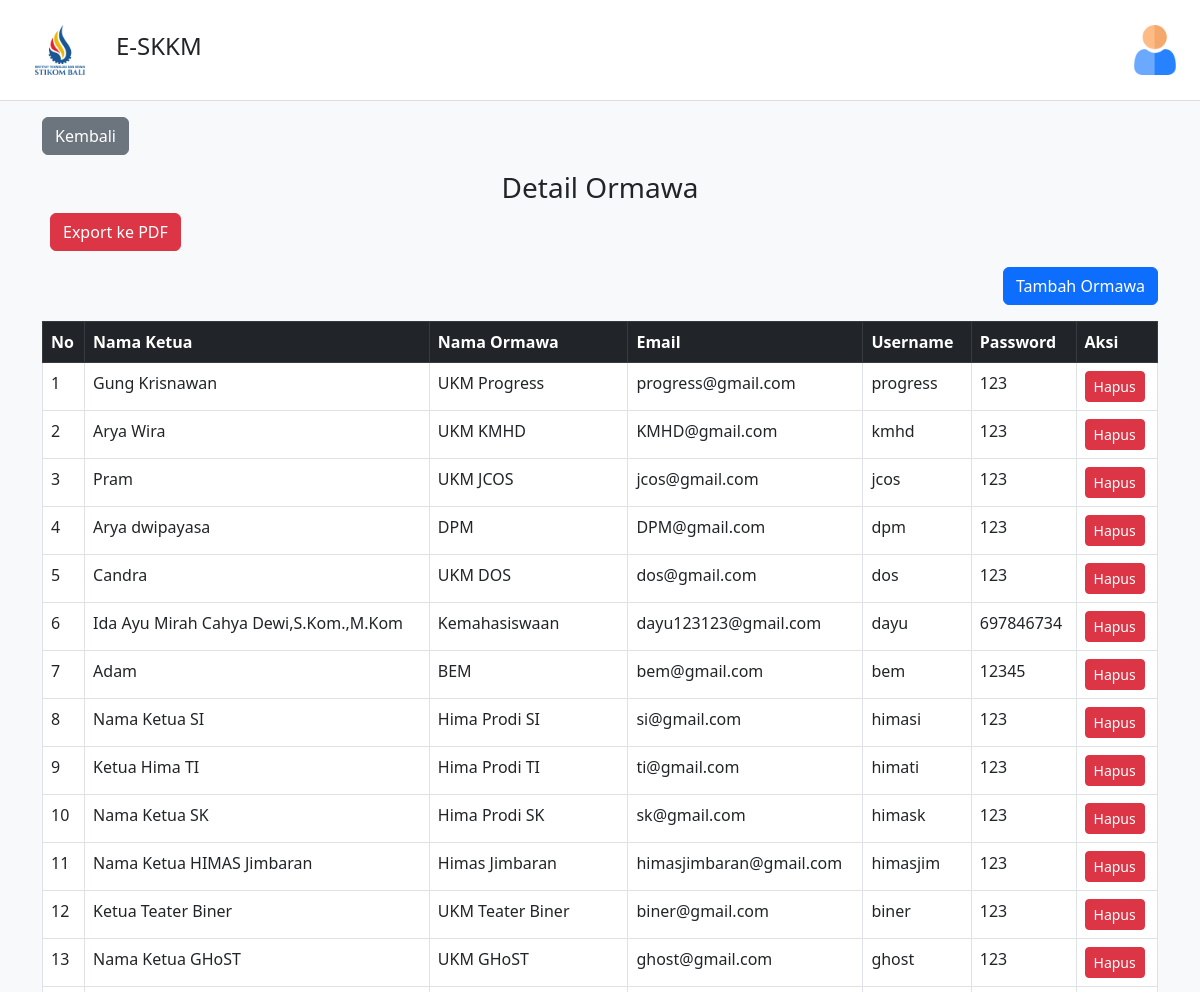
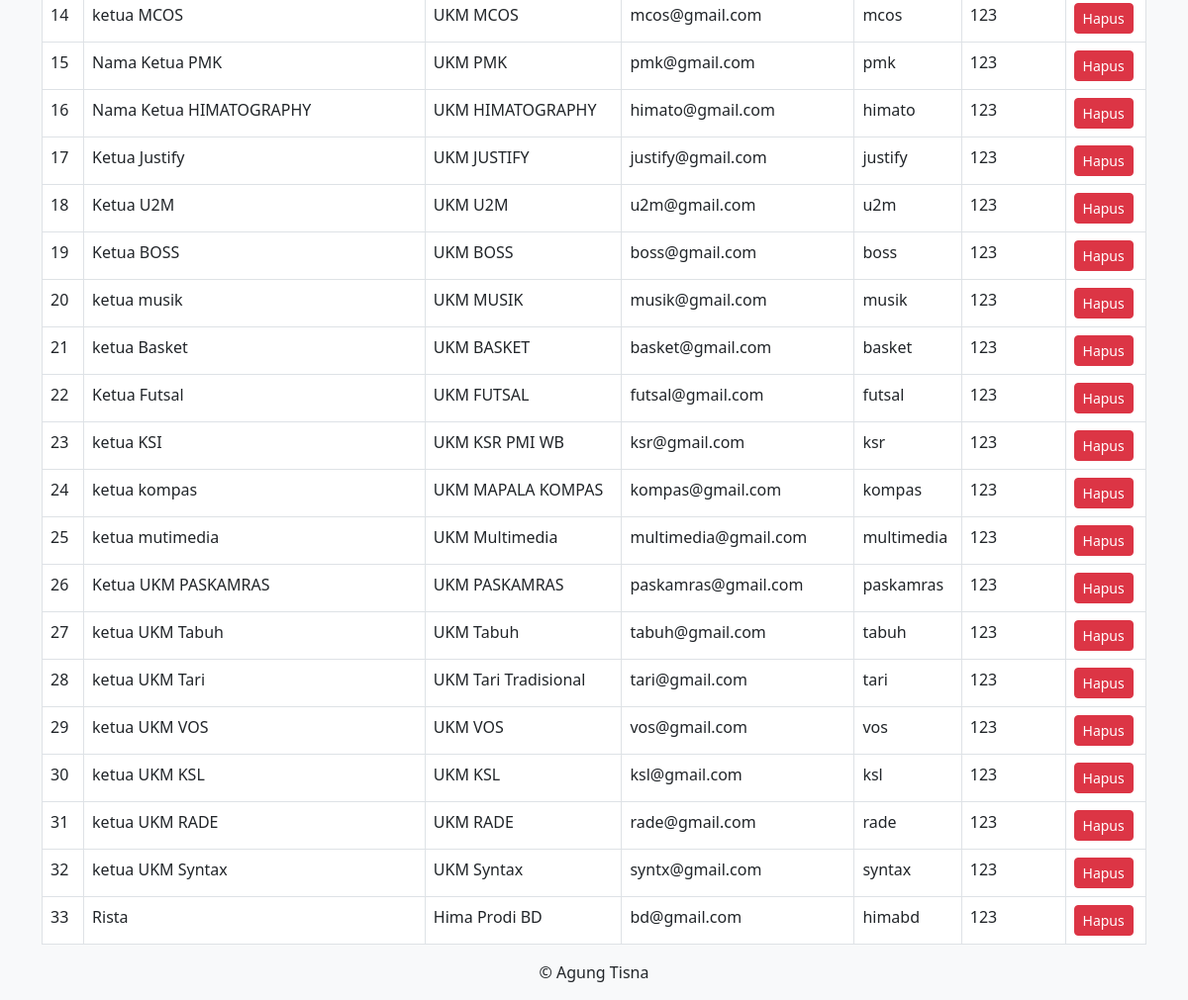
The app's page /admin/detail_ormawa.php with its own data (2 pictures, top to bottom).
### tables this page shows
CREATE TABLE `user_detail_ormawa` (
  `id_ormawa` int(10) NOT NULL,
  `id_user` int(10) NOT NULL,
  `nama_ormawa` varchar(100) NOT NULL
);

CREATE TABLE `user` (
  `id_user` int(10) NOT NULL,
  `nama` varchar(50) NOT NULL,
  `email` varchar(50) NOT NULL,
  `username` varchar(15) NOT NULL,
  `password` varchar(50) NOT NULL,
  `role` enum('Mahasiswa','BEM','Kemahasiswaan','Administrator','Ormawa') NOT NULL
);

### admin/detail_ormawa.php (the view, shortened to what this page needs)
<?php
include "../koneksi.php";
$sql = "SELECT u.id_user, u.nama AS nama_ketua, o.nama_ormawa, u.email, u.username, u.password
        FROM user u
        JOIN user_detail_ormawa o ON u.id_user = o.id_user";
$result = $conn->query($sql);
?>
<!DOCTYPE html>
<html lang="id">
<head>
    <link rel="stylesheet" href="https://cdn.jsdelivr.net/npm/bootstrap@5.3.0/dist/css/bootstrap.min.css">
</head>
<body>
<nav class="navbar d-flex justify-content-between">
    <div class="d-flex align-items-center">
        <div class="logo-box"><img height="50" src="../asset/img/itb.png" width="50"/></div>
        <h4 class="ms-3">E-SKKM</h4>
    </div>
    <div class="position-relative">
        <div class="profile-icon" id="profileIcon"><img src="../asset/img/profile.png" height="50"/></div>
    </div>
</nav>
<div class="container">
    <a href="index.php"><button class="btn btn-secondary mb-3 mt-3">Kembali</button></a>
    <h3 class="text-center">Detail Ormawa</h3>
        <a href="print_ormawa.php" target="_blank" class="btn btn-danger mb-3 ms-2">Export ke PDF</a>
    <div class="d-flex justify-content-end">
        <a href="tambah_ormawa.php" class="btn btn-primary mb-3">Tambah Ormawa</a>
    </div>
    <table class="table table-bordered">
        <thead class="table-dark">
            <tr>
                <th>No</th>
                <th>Nama Ketua</th>
                <th>Nama Ormawa</th>
                <th>Email</th>
                <th>Username</th>
                <th>Password</th>
                <th>Aksi</th>
            </tr>
        </thead>
        <tbody>
            <?php
            if ($result->num_rows > 0) {
                $no = 1;
                while ($row = $result->fetch_assoc()) {
                    echo "<tr>
                        <td>{$no}</td>
                        <td>{$row['nama_ketua']}</td>
                        <td>{$row['nama_ormawa']}</td>
                        <td>{$row['email']}</td>
                        <td>{$row['username']}</td>
                        <td>{$row['password']}</td>
                        <td>
                            <a href='hapus_ormawa.php?id={$row['id_user']}' class='btn btn-danger btn-sm'>Hapus</a>
                        </td>
                    </tr>";
                    $no++;
                }
            } else {
                echo "<tr><td colspan='7' class='text-center'>Tidak ada data</td></tr>";
            }
            ?>
        </tbody>
    </table>
    <footer>
        <center><p>© Agung Tisna</p></center>
    </footer>
</div>
</body>
</html>

### admin/detail_ormawa.php (style rules this page uses)
body { background-color: #f8f9fa; }
.navbar { background-color: white; padding: 10px 20px; border-bottom: 1px solid #ddd; }
.logo-box { width: 80px; height: 80px; display: flex; align-items: center; justify-content: center; }

### records on screen
user_detail_ormawa: id_user.nama "Gung Krisnawan", nama_ormawa "UKM Progress", id_user.email "progress@gmail.com", id_user.username "progress", id_user.password "123"
user_detail_ormawa: id_user.nama "Arya Wira", nama_ormawa "UKM KMHD", id_user.email "KMHD@gmail.com", id_user.username "kmhd", id_user.password "123"
user_detail_ormawa: id_user.nama "Pram", nama_ormawa "UKM JCOS", id_user.email "jcos@gmail.com", id_user.username "jcos", id_user.password "123"
user_detail_ormawa: id_user.nama "Arya dwipayasa", nama_ormawa "DPM", id_user.email "DPM@gmail.com", id_user.username "dpm", id_user.password "123"
user_detail_ormawa: id_user.nama "Candra", nama_ormawa "UKM DOS", id_user.email "dos@gmail.com", id_user.username "dos", id_user.password "123"
user_detail_ormawa: id_user.nama "Ida Ayu Mirah Cahya Dewi,S.Kom.,M.Kom", nama_ormawa "Kemahasiswaan", id_user.email "dayu123123@gmail.com", id_user.username "dayu", id_user.password "697846734"
user_detail_ormawa: id_user.nama "Adam", nama_ormawa "BEM", id_user.email "bem@gmail.com", id_user.username "bem", id_user.password "12345"
user_detail_ormawa: id_user.nama "Nama Ketua SI", nama_ormawa "Hima Prodi SI", id_user.email "si@gmail.com", id_user.username "himasi", id_user.password "123"
user_detail_ormawa: id_user.nama "Ketua Hima TI", nama_ormawa "Hima Prodi TI", id_user.email "ti@gmail.com", id_user.username "himati", id_user.password "123"
user_detail_ormawa: id_user.nama "Nama Ketua SK", nama_ormawa "Hima Prodi SK", id_user.email "sk@gmail.com", id_user.username "himask", id_user.password "123"
user_detail_ormawa: id_user.nama "Nama Ketua HIMAS Jimbaran", nama_ormawa "Himas Jimbaran", id_user.email "himasjimbaran@gmail.com", id_user.username "himasjim", id_user.password "123"
user_detail_ormawa: id_user.nama "Ketua Teater Biner", nama_ormawa "UKM Teater Biner", id_user.email "biner@gmail.com", id_user.username "biner", id_user.password "123"
user_detail_ormawa: id_user.nama "Nama Ketua GHoST", nama_ormawa "UKM GHoST", id_user.email "ghost@gmail.com", id_user.username "ghost", id_user.password "123"
user_detail_ormawa: id_user.nama "ketua MCOS", nama_ormawa "UKM MCOS", id_user.email "mcos@gmail.com", id_user.username "mcos", id_user.password "123"
user_detail_ormawa: id_user.nama "Nama Ketua PMK", nama_ormawa "UKM PMK", id_user.email "pmk@gmail.com", id_user.username "pmk", id_user.password "123"
user_detail_ormawa: id_user.nama "Nama Ketua HIMATOGRAPHY", nama_ormawa "UKM HIMATOGRAPHY", id_user.email "himato@gmail.com", id_user.username "himato", id_user.password "123"
user_detail_ormawa: id_user.nama "Ketua Justify", nama_ormawa "UKM JUSTIFY", id_user.email "justify@gmail.com", id_user.username "justify", id_user.password "123"
user_detail_ormawa: id_user.nama "Ketua U2M", nama_ormawa "UKM U2M", id_user.email "u2m@gmail.com", id_user.username "u2m", id_user.password "123"
user_detail_ormawa: id_user.nama "Ketua BOSS", nama_ormawa "UKM BOSS", id_user.email "boss@gmail.com", id_user.username "boss", id_user.password "123"
user_detail_ormawa: id_user.nama "ketua musik", nama_ormawa "UKM MUSIK", id_user.email "musik@gmail.com", id_user.username "musik", id_user.password "123"
user_detail_ormawa: id_user.nama "ketua Basket", nama_ormawa "UKM BASKET", id_user.email "basket@gmail.com", id_user.username "basket", id_user.password "123"
user_detail_ormawa: id_user.nama "Ketua Futsal", nama_ormawa "UKM FUTSAL", id_user.email "futsal@gmail.com", id_user.username "futsal", id_user.password "123"
user_detail_ormawa: id_user.nama "ketua KSI", nama_ormawa "UKM KSR PMI WB", id_user.email "ksr@gmail.com", id_user.username "ksr", id_user.password "123"
user_detail_ormawa: id_user.nama "ketua kompas", nama_ormawa "UKM MAPALA KOMPAS", id_user.email "kompas@gmail.com", id_user.username "kompas", id_user.password "123"
user_detail_ormawa: id_user.nama "ketua mutimedia", nama_ormawa "UKM Multimedia", id_user.email "multimedia@gmail.com", id_user.username "multimedia", id_user.password "123"
user_detail_ormawa: id_user.nama "Ketua UKM PASKAMRAS", nama_ormawa "UKM PASKAMRAS", id_user.email "paskamras@gmail.com", id_user.username "paskamras", id_user.password "123"
user_detail_ormawa: id_user.nama "ketua UKM Tabuh", nama_ormawa "UKM Tabuh", id_user.email "tabuh@gmail.com", id_user.username "tabuh", id_user.password "123"
user_detail_ormawa: id_user.nama "ketua UKM Tari", nama_ormawa "UKM Tari Tradisional", id_user.email "tari@gmail.com", id_user.username "tari", id_user.password "123"
user_detail_ormawa: id_user.nama "ketua UKM VOS", nama_ormawa "UKM VOS", id_user.email "vos@gmail.com", id_user.username "vos", id_user.password "123"
user_detail_ormawa: id_user.nama "ketua UKM KSL", nama_ormawa "UKM KSL", id_user.email "ksl@gmail.com", id_user.username "ksl", id_user.password "123"
user_detail_ormawa: id_user.nama "ketua UKM RADE", nama_ormawa "UKM RADE", id_user.email "rade@gmail.com", id_user.username "rade", id_user.password "123"
user_detail_ormawa: id_user.nama "ketua UKM Syntax", nama_ormawa "UKM Syntax", id_user.email "syntx@gmail.com", id_user.username "syntax", id_user.password "123"
user_detail_ormawa: id_user.nama "Rista", nama_ormawa "Hima Prodi BD", id_user.email "bd@gmail.com", id_user.username "himabd", id_user.password "123"
